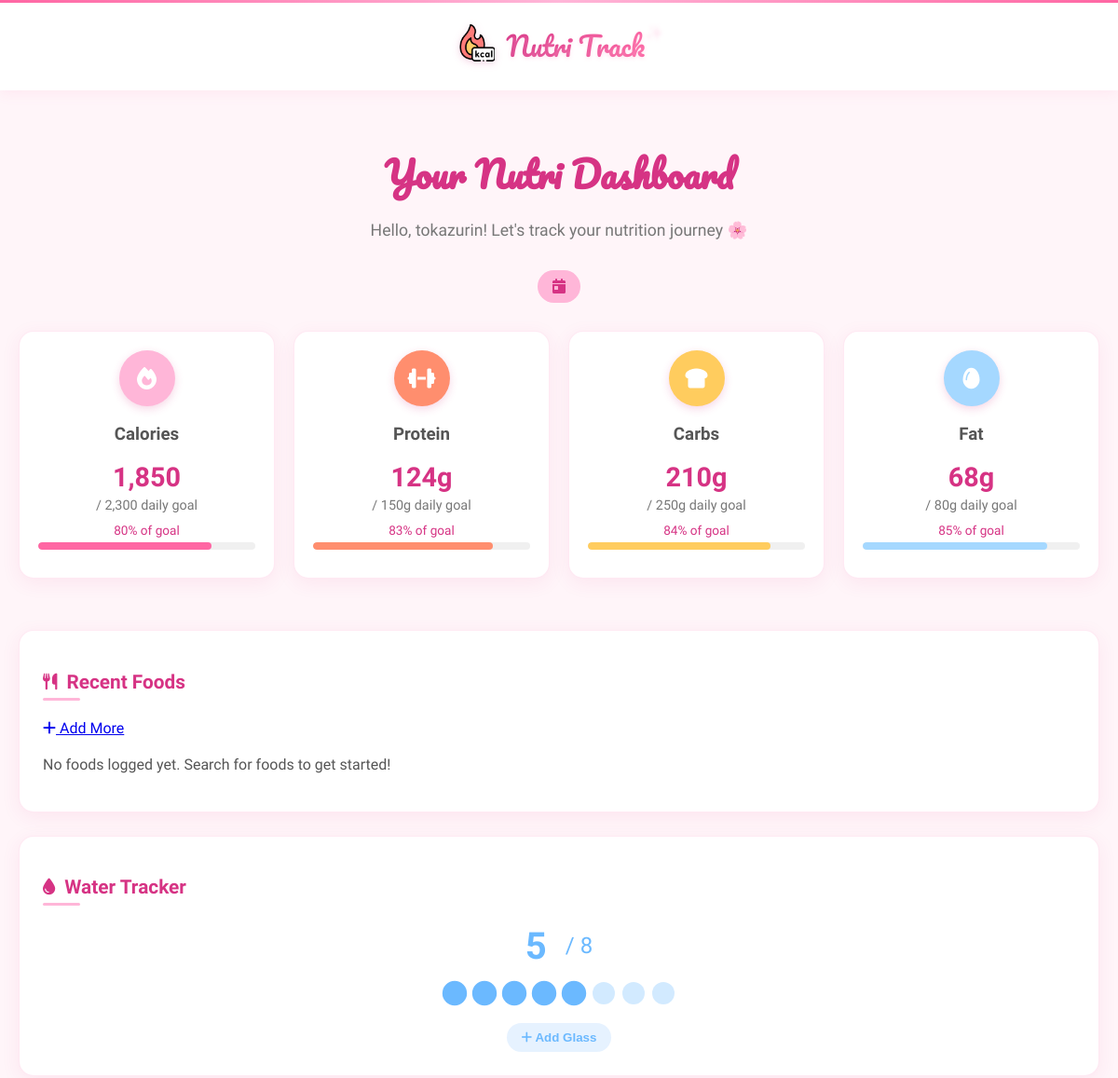
Page /dashboard/ (signed in, upper part) on the earlier database version.
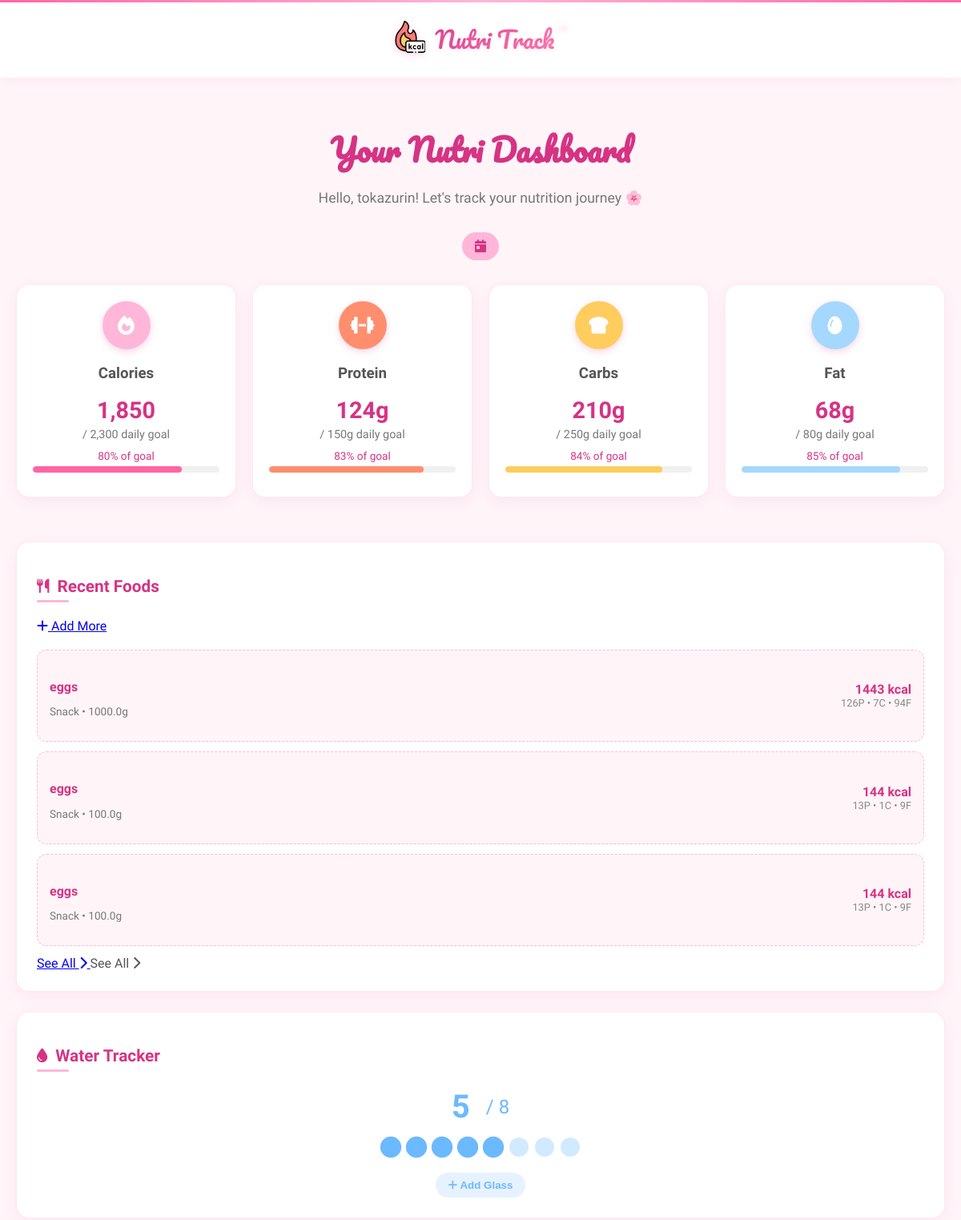
Same page on the later database version.
### counter/models.py (models this page shows, shortened)
class CustomUser(AbstractUser):
    age = models.PositiveIntegerField(null=True, blank=True)
    height = models.FloatField(help_text="Height in cm", null=True, blank=True)
    weight = models.FloatField(help_text="Weight in kg", null=True, blank=True)
    gender = models.CharField(
        max_length=20,
        choices=[
            ('male', 'Male'),
            ('female', 'Female'),
            ('other', 'Other'),
            ('prefer_not_to_say', 'Prefer not to say')
        ],
        null=True,
        blank=True
    )
    goals = models.CharField(max_length=255, blank=True)
    profile_picture = models.ImageField(upload_to='profile_pics/', null=True, blank=True)
    def __str__(self):
        return self.username

class FoodLog(models.Model):
    user = models.ForeignKey(settings.AUTH_USER_MODEL, on_delete=models.CASCADE)
    food_name = models.CharField(max_length=255)
    calories = models.FloatField()
    protein = models.FloatField()
    carbs = models.FloatField()
    fat = models.FloatField()
    amount = models.FloatField(help_text="Amount in grams")
    meal_time = models.CharField(max_length=20, choices=MEAL_TIME_CHOICES, default='snack')
    date = models.DateTimeField(auto_now_add=True)
    class Meta:
        ordering = ['-date']  # Newest entries first by default
        verbose_name = 'Food Log'
        verbose_name_plural = 'Food Logs'

### counter/views.py (the view)
# urls.py: path('dashboard/', views.dashboard_view, name='dashboard'),
@login_required
def dashboard_view(request):
    print(f"DEBUG: User {request.user} authenticated")
    template_path = loader.get_template('counter/dashboard.html').origin.name
    print(f"DEBUG: Template path: {template_path}")
    recent_foods = FoodLog.objects.filter(user=request.user).order_by('-date')[:3]
    return render(request, 'counter/dashboard.html', {
        'force_visible': "THIS SHOULD APPEAR",
        'user': request.user,
        'recent_foods': recent_foods
    })

### counter/templates/counter/dashboard.html (shortened to what this page needs)
{% extends "counter/base.html" %}
{% load static %}
{% block content %}
<link rel="stylesheet" href="https://cdnjs.cloudflare.com/ajax/libs/font-awesome/6.4.0/css/all.min.css">
<div class="logo-header">
    <a href="{% url 'home' %}" class="logo-container">
      <img src="{% static 'images/logo.png' %}" alt="Nutri Track Logo">
      <span class="logo-text">Nutri Track</span>
    </a>
  </div>
<div class="main-content">
  <div class="dashboard-container">
    <div class="dashboard-header">
      <h1>Your Nutri Dashboard</h1>
      <p>Hello, {{ user.username }}! Let's track your nutrition journey 🌸</p>
      <div class="date-badge">
        <i class="fas fa-calendar-day"></i> {{ current_date|date:"F j, Y" }}
      </div>
    </div>
    <div class="nutrition-grid">
      <div class="dashboard-card nutrition-card">
        <div class="nutrition-icon">
          <i class="fas fa-fire"></i>
        </div>
        <h3>Calories</h3>
        <div class="nutrition-value">1,850</div>
        <div class="nutrition-goal">/ 2,300 daily goal</div>
        <div class="progress-container">
          <div class="progress-text">80% of goal</div>
          <div class="progress-bar">
            <div class="progress-fill calories-fill" style="width: 80%"></div>
          </div>
        </div>
      </div>
      <div class="dashboard-card nutrition-card">
        <div class="nutrition-icon" style="background-color: #ff8e6e;">
          <i class="fas fa-dumbbell"></i>
        </div>
        <h3>Protein</h3>
        <div class="nutrition-value">124g</div>
        <div class="nutrition-goal">/ 150g daily goal</div>
        <div class="progress-container">
          <div class="progress-text">83% of goal</div>
          <div class="progress-bar">
            <div class="progress-fill protein-fill" style="width: 83%"></div>
          </div>
        </div>
      </div>
      <div class="dashboard-card nutrition-card">
        <div class="nutrition-icon" style="background-color: #ffcc5e;">
          <i class="fas fa-bread-slice"></i>
        </div>
        <h3>Carbs</h3>
        <div class="nutrition-value">210g</div>
        <div class="nutrition-goal">/ 250g daily goal</div>
        <div class="progress-container">
          <div class="progress-text">84% of goal</div>
          <div class="progress-bar">
            <div class="progress-fill carbs-fill" style="width: 84%"></div>
          </div>
        </div>
      </div>
      <div class="dashboard-card nutrition-card">
        <div class="nutrition-icon" style="background-color: #a5d8ff;">
          <i class="fas fa-egg"></i>
        </div>
        <h3>Fat</h3>
        <div class="nutrition-value">68g</div>
        <div class="nutrition-goal">/ 80g daily goal</div>
        <div class="progress-container">
          <div class="progress-text">85% of goal</div>
          <div class="progress-bar">
            <div class="progress-fill fat-fill" style="width: 85%"></div>
          </div>
        </div>
      </div>
    </div>
    <div class="grid grid-cols-1 lg:grid-cols-3 gap-5">
      <div class="lg:col-span-2 dashboard-card">
        <div class="flex justify-between items-center mb-4">
          <h2 class="card-title">
            <i class="fas fa-utensils"></i> Recent Foods
          </h2>
          <a href="{% url 'home' %}" class="text-pink-500 hover:text-pink-700 text-sm">
            <i class="fas fa-plus mr-1"></i> Add More
          </a>
        </div>
        <div class="food-list">
          {% for food in recent_foods %}
          <div class="food-item">
            <div class="food-info">
              <h4>{{ food.food_name }}</h4>
              <p>{{ food.meal_time|title }} • {{ food.amount }}g</p>
            </div>
            <div class="food-macros">
              <div class="calories">{{ food.calories|floatformat:0 }} kcal</div>
              <div class="macros">{{ food.protein|floatformat:0 }}P • {{ food.carbs|floatformat:0 }}C • {{ food.fat|floatformat:0 }}F</div>
            </div>
          </div>
          {% empty %}
          <div class="text-center py-3">
            <p>No foods logged yet. Search for foods to get started!</p>
          </div>
          {% endfor %}
          {% if recent_foods %}
          <div class="text-center pt-2">
            <a href="{% url 'food_log' %}" class="text-pink-500 hover:text-pink-700 text-sm">
                See All <i class="fas fa-chevron-right ml-1"></i>
              </a>
              See All <i class="fas fa-chevron-right ml-1"></i>
          </div>
          {% endif %}
        </div>
      </div>
      <div class="space-y-5">
        <div class="dashboard-card">
          <h2 class="card-title">
            <i class="fas fa-tint"></i> Water Tracker
          </h2>
          <div class="water-tracker">
            <div class="water-stats">
              <div class="water-count">5</div>
              <div class="water-goal">/ 8</div>
            </div>
            <div class="water-drops">
              {% for i in "12345678" %}
                <div class="water-drop {% if forloop.counter <= 5 %}filled{% endif %}"></div>
              {% endfor %}
            </div>
            <button class="water-button">
              <i class="fas fa-plus mr-1"></i> Add Glass
            </button>
          </div>
        </div>
      </div>
    </div>
  </div>
</div>
{% endblock %}

### counter/templates/counter/base.html (shortened to what this page needs)
{% extends "base.html" %}

### counter/templates/base.html (shortened to what this page needs)
<!DOCTYPE html>
<html lang="en">
<head>
</head>
<body>
    {% block content %}
    {% endblock %}
</body>
</html>

Differences in the rows shown:
added FoodLog: food_name "eggs", meal_time "Snack", amount "1000.0", calories "1443", protein "126", carbs "7", fat "94"
added FoodLog: food_name "eggs", meal_time "Snack", amount "100.0", calories "144", protein "13", carbs "1", fat "9"
added FoodLog: food_name "eggs", meal_time "Snack", amount "100.0", calories "144", protein "13", carbs "1", fat "9"
Other differences:
text no longer shown: "No foods logged yet. Search for foods to get started!"
text now shown: "See All See All"
